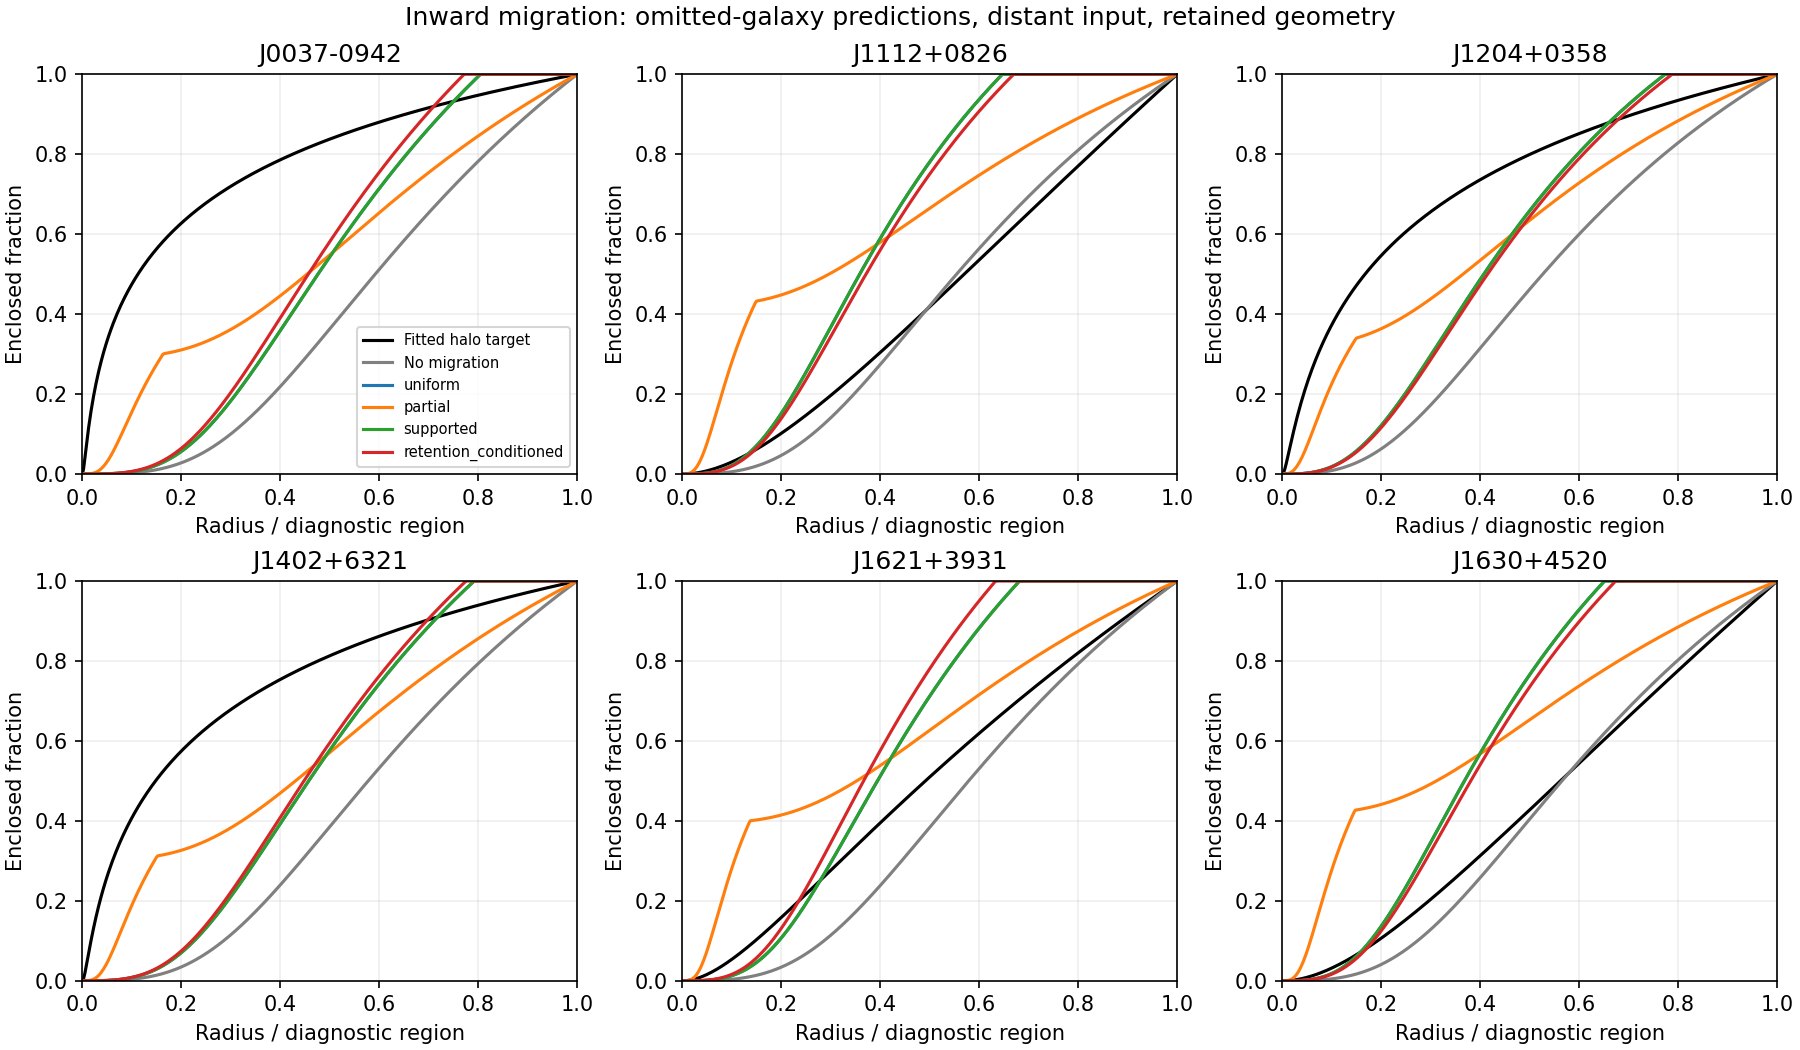

Here is the Python script that generated this plot:
"""Finite-time inward transport maps; conditional shared and leave-one-out fits."""
from pathlib import Path
import hashlib,json
import numpy as np
from scipy.optimize import least_squares
P=Path(__file__).resolve().parent
source=P/'stream-capture-results.json';data=json.loads(source.read_text())
B=float(np.log(100))
specs={'uniform':([0.],[B]),'partial':([0.,0.],[B,1.]),'supported':([0.,0.],[B,.5]),'retention_conditioned':([0.],[B])}
grid=np.linspace(0,1,401)

def mapped(row,branch,model,p,x):
    raw=np.asarray(row['case_cdfs'][branch]);xx=np.asarray(row['r_over_R'])
    base=np.interp(x,xx,raw)
    b=p[0]*(1-row['eta']) if model=='retention_conditioned' else p[0]
    s=np.exp(-b)
    inv=x/s
    if model=='supported':
        h=p[1];inv=np.where(x<=h,x,h+(x-h)/s)
    moved=np.interp(inv,xx,raw)
    return (1-p[1])*base+p[1]*moved if model=='partial' else moved

def target(row,x):return np.interp(x,row['r_over_R'],row['target_cdf'])

def fit(rows,branch,model):
    lo,hi=map(np.array,specs[model]); sols=[]
    def residual(p):return np.concatenate([mapped(r,branch,model,p,grid)-target(r,grid) for r in rows])
    for f in [.05,.35,.8]:
        result=least_squares(residual,lo+f*(hi-lo),bounds=(lo,hi),ftol=1e-10,xtol=1e-10,gtol=1e-10,max_nfev=400)
        sols.append((float(np.mean(residual(result.x)**2)),result.x))
    # Explicitly retain the zero-migration baseline as an allowed endpoint.
    sols.append((float(np.mean(residual(lo)**2)),lo))
    score,p=min(sols,key=lambda t:t[0])
    return p,score, bool(np.any((p-lo)<1e-4)|np.any((hi-p)<1e-4))

results=[];max_grid_drift=0
for geometry in ['companion_regular','standard_flat_FLRW']:
 for population in ['Chabrier','Salpeter']:
  rows=[r for r in data['rows'] if r['geometry']==geometry and r['population']==population]
  assert len(rows)==6
  for branch,label in [(-1,'distant'),(0,'near_1.1R')]:
   base_res=np.array([np.interp(grid,r['r_over_R'],r['case_cdfs'][branch])-target(r,grid) for r in rows])
   for model in specs:
    p,score,boundary=fit(rows,branch,model);per=[];loo_all=[]
    for i,r in enumerate(rows):
     lp,_,lb=fit(rows[:i]+rows[i+1:],branch,model)
     y=mapped(r,branch,model,p,grid);ly=mapped(r,branch,model,lp,grid);truth=target(r,grid)
     baseline=np.interp(grid,r['r_over_R'],r['case_cdfs'][branch])
     assert abs(y[0])<1e-10 and abs(y[-1]-1)<1e-10
     assert np.min(np.diff(y))>=-1e-10 and np.min(y-baseline)>=-1e-10
     assert np.max(np.abs(mapped(r,branch,model,[0.]*len(p),grid)-baseline))<1e-10
     fine=np.linspace(0,1,801);fr=mapped(r,branch,model,p,fine)-target(r,fine)
     drift=abs(float(np.sqrt(np.mean(fr*fr)))-float(np.sqrt(np.mean((y-truth)**2))))
     max_grid_drift=max(max_grid_drift,drift);assert drift<.002
     loo_all.extend((ly-truth).tolist())
     per.append(dict(Name=r['Name'],baseline_max_error=float(np.max(np.abs(baseline-truth))),shared_max_error=float(np.max(np.abs(y-truth))),loo_max_error=float(np.max(np.abs(ly-truth))),loo_parameters=lp.tolist(),loo_boundary=lb,shared_cdf=y.tolist(),loo_cdf=ly.tolist(),target_cdf=truth.tolist(),baseline_cdf=baseline.tolist()))
    results.append(dict(geometry=geometry,population=population,source=label,model=model,shared_parameters=p.tolist(),parameter_boundary=boundary,baseline_rms=float(np.sqrt(np.mean(base_res**2))),shared_rms=float(np.sqrt(score)),loo_rms=float(np.sqrt(np.mean(np.array(loo_all)**2))),rows=per))
    print(geometry,population,label,model,'RMS pp baseline/shared/LOO',*[round(100*v,3) for v in [results[-1]['baseline_rms'],results[-1]['shared_rms'],results[-1]['loo_rms']]],flush=True)
out=dict(scope='Normalized inventory-conserving inward migration; conditional halo-shape diagnostic, not full energy dynamics',input_sha256=hashlib.sha256(source.read_bytes()).hexdigest(),models_bounds=specs,grid=grid.tolist(),max_grid_rms_drift=max_grid_drift,results=results)
(P/'migration-variants-results.json').write_text(json.dumps(out,separators=(',',':'),allow_nan=False)+'\n',encoding='utf-8',newline='\n')
lines=['# Several inward-migration variations','',
'The exact one-third retention and existing capture constants remain unchanged. Four post-capture inward transport maps were executed using both distant illumination and the nearest tested source shell, for both geometries and both population proxies. These maps conserve deposited inventory; they do not yet derive binding, support or the energy released during settling.','',
'## What was tested','',
'Let x=r/R, where R=5 Re is the previous diagnostic region; b is a dimensionless migration rate times duration, and s=exp(-b). No universe age is assumed.','',
'| Variation | Where a captured element moves | Interpretation |','|---|---|---|',
'| Uniform | y=s*x | Every element relaxes inward |',
'| Partial | Fraction f moves to s*x; remainder stays | Only some captured energy is mobile |',
'| Supported | y=x below h; y=h+s*(x-h) above h | Settling slows toward a support radius |',
'| Retention-conditioned | y=exp[-b*(1-eta)]*x | Migration rate depends on the existing retention factor |','',
'These are known exponential-relaxation and distribution-transport constructions. Their application to companion deposits, the mobile fraction and stopping prescription are proposed phenomenology, not unique first-principles physics. The supported map solves dy/db=-(y-h) above h; the uniform map solves dy/db=-y. R-based scaling is a diagnostic assumption, not a gravitational force law. b=0 reproduces no migration.','',
'## Shared rule and transfer to an omitted galaxy','',
'Parameters are shared across six targets within each geometry/population/source branch. A separate leave-one-out exercise fits five and predicts the sixth without changing that fit. These are already-inspected halo targets, not fresh astronomical data. Errors below are RMS cumulative-fraction differences, in percentage points, averaged equally over radius and galaxies; they are not lensing or rotation residuals.','',
'| Geometry | Source | Variation | No migration | Shared fit | Omitted-galaxy transfer |','|---|---|---|---:|---:|---:|']
for r in results:
 if r['population']=='Chabrier':lines.append(f"| {r['geometry']} | {r['source']} | {r['model']} | {100*r['baseline_rms']:.2f} | {100*r['shared_rms']:.2f} | {100*r['loo_rms']:.2f} |")
lines+=['','All Salpeter cases, fitted parameters, boundary flags, individual targets and curves are retained in the JSON. The nearest-source branch assumes an isotropic source shell at 1.1 R; its existence has not been measured. It is not selected as the actual source distribution.','',
'## What this can establish','',
'Every strictly inward map increases enclosed deposit fraction at fixed radius. It can help a target requiring more central material, but cannot reduce an already excessive central fraction. Shared fitting therefore tests whether one movement rule can balance these incompatible demands. Closely fitting a target-derived halo shape still does not establish the source budget, its true shape, or correct projected lensing. Standard geometry is a comparison only.','',
'The finite-time maps track locations and retain total positive inventory. They do not conserve the full gravitational, kinetic and reservoir energy automatically: settling releases energy that requires an explicit receiving channel, and stopping needs stress or a binding mechanism. The support-radius candidate imposes where motion slows; it does not explain that support. Self-gravity and source histories have not been evolved.','',
'## Verification','',f"Zero-migration identity, endpoint inventory, monotonicity and inward cumulative ordering pass. Doubling evaluation-grid resolution changes fitted RMS by at most {max_grid_drift:.3g}. Three fitting starts and the explicit no-migration endpoint are compared. Bounds were declared before execution and were not expanded after fits. All six broader project goals remain open."]
summary=['## Findings in plain language','',
'Partial migration is the strongest of the four tested variations. For distant input under our retained geometry, a shared fit moves about 35.8% of the deposited inventory to 15.0% of its former radius, leaving the rest in place. Its cumulative-profile RMS falls from 26.74 to 16.80 percentage points in the shared fit and to 20.01 in omitted-galaxy transfer. These are substantial placement improvements, but not a solution: the improvement comes with worse central overconcentration in three other targets. This new fraction is fitted to normalized halo shapes and must not be substituted for the earlier 0.37% rotation-trained redistribution result.','',
'Uniform settling and retention-conditioned settling provide smaller improvements under the retained geometry. The supported model chooses h=0, so its added stopping-radius parameter collapses to ordinary uniform contraction rather than establishing nonzero support. No bounds were expanded.','',
'Under standard comparison geometry and distant input, none of the variants improves aggregate omitted-galaxy RMS: the no-migration value is 23.55 points and partial migration gives 24.32. The near-source partial case improves that branch from 26.23 to 24.32, still worse than the distant-input no-migration benchmark. Thus this is not a geometry-independent or source-independent solution.','',
'For the retained geometry and distant input, the following maximum cumulative errors show the tradeoff (percentage points):','',
'| Galaxy | No migration | Partial migration, omitted-galaxy prediction |','|---|---:|---:|']
chosen=next(r for r in results if r['geometry']=='companion_regular' and r['population']=='Chabrier' and r['source']=='distant' and r['model']=='partial')
for h in chosen['rows']:summary.append(f"| {h['Name']} | {100*h['baseline_max_error']:.2f} | {100*h['loo_max_error']:.2f} |")
summary+=['',
'The next mechanism question is what independently measured property controls the mobile fraction and where movement stops. Fitting a separate fraction to each desired halo would describe the answer rather than predict it. A gravity-dependent mobility or support law must be specified from source/matter inputs, then transferred without using the held-out halo shape. These results do not yet establish such a law.','']
pos=lines.index('## Verification');lines[pos:pos]=summary
(P/'migration-variants-report.md').write_text('\n'.join(lines)+'\n',encoding='utf-8',newline='\n')
import matplotlib
matplotlib.use('Agg')
import matplotlib.pyplot as plt
fig,axes=plt.subplots(2,3,figsize=(12,7),layout='constrained')
selected=[r for r in results if r['geometry']=='companion_regular' and r['population']=='Chabrier' and r['source']=='distant']
for i,ax in enumerate(axes.flat):
 h=selected[0]['rows'][i]
 ax.plot(grid,h['target_cdf'],'k',label='Fitted halo target');ax.plot(grid,h['baseline_cdf'],color='gray',label='No migration')
 for result in selected:ax.plot(grid,result['rows'][i]['loo_cdf'],label=result['model'])
 ax.set(title=h['Name'],xlabel='Radius / diagnostic region',ylabel='Enclosed fraction',xlim=(0,1),ylim=(0,1));ax.grid(alpha=.2)
axes.flat[0].legend(fontsize=7)
fig.suptitle('Inward migration: omitted-galaxy predictions, distant input, retained geometry')
fig.savefig(P/'migration-variants.png',dpi=150)
